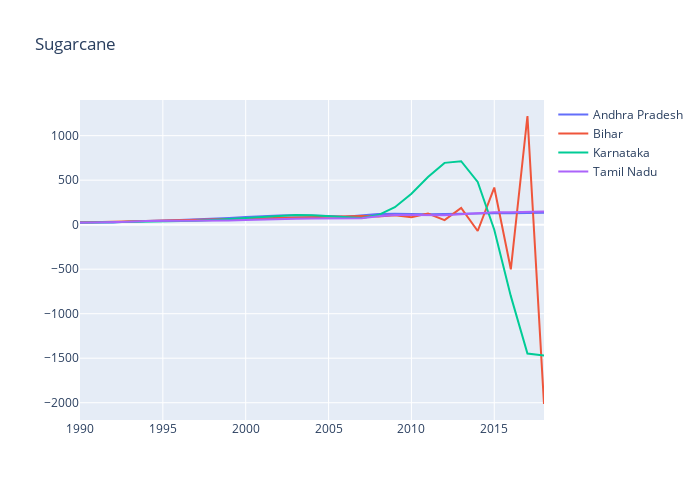

This figure's notebook cell:
### Code cell
ts_plotter(data=sugarcane,length=len(sugarcane.index),title="Sugarcane")
